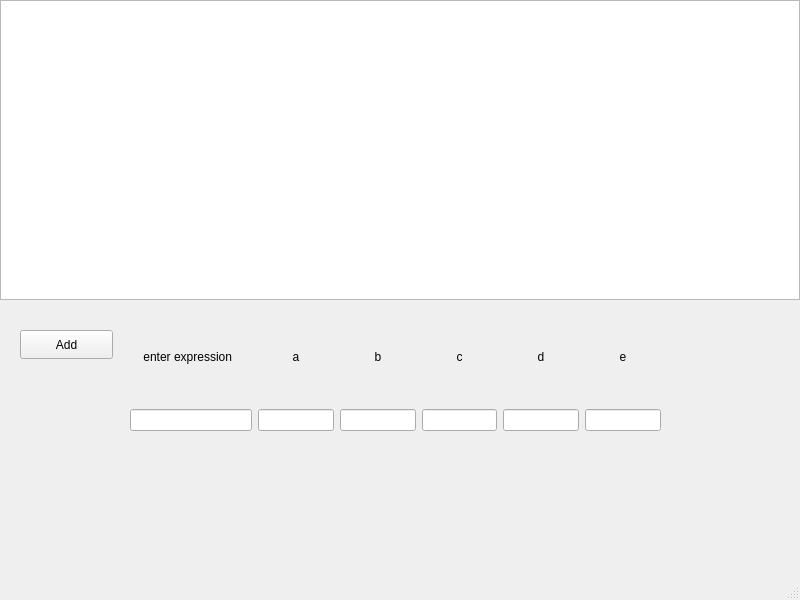
<?xml version="1.0" encoding="UTF-8"?>
<ui version="4.0">
 <class>MainWindow</class>
 <widget class="QMainWindow" name="MainWindow">
  <property name="geometry">
   <rect>
    <x>0</x>
    <y>0</y>
    <width>800</width>
    <height>600</height>
   </rect>
  </property>
  <property name="windowTitle">
   <string>MainWindow</string>
  </property>
  <widget class="QWidget" name="centralwidget">
   <widget class="QTableWidget" name="tableWidget">
    <property name="geometry">
     <rect>
      <x>0</x>
      <y>0</y>
      <width>800</width>
      <height>300</height>
     </rect>
    </property>
   </widget>
   <widget class="QPushButton" name="addButton">
    <property name="geometry">
     <rect>
      <x>20</x>
      <y>330</y>
      <width>93</width>
      <height>29</height>
     </rect>
    </property>
    <property name="text">
     <string>Add</string>
    </property>
   </widget>
   <widget class="QWidget" name="gridLayoutWidget">
    <property name="geometry">
     <rect>
      <x>130</x>
      <y>310</y>
      <width>531</width>
      <height>121</height>
     </rect>
    </property>
    <layout class="QGridLayout" name="gridLayout">
     <item row="0" column="4">
      <widget class="QLabel" name="label_5">
       <property name="text">
        <string>d</string>
       </property>
       <property name="alignment">
        <set>Qt::AlignCenter</set>
       </property>
      </widget>
     </item>
     <item row="0" column="2">
      <widget class="QLabel" name="label_3">
       <property name="text">
        <string>b</string>
       </property>
       <property name="alignment">
        <set>Qt::AlignCenter</set>
       </property>
      </widget>
     </item>
     <item row="1" column="4">
      <widget class="QLineEdit" name="dEdit"/>
     </item>
     <item row="1" column="1">
      <widget class="QLineEdit" name="aEdit"/>
     </item>
     <item row="0" column="3">
      <widget class="QLabel" name="label_4">
       <property name="text">
        <string>c</string>
       </property>
       <property name="alignment">
        <set>Qt::AlignCenter</set>
       </property>
      </widget>
     </item>
     <item row="1" column="0">
      <widget class="QLineEdit" name="exprEdit"/>
     </item>
     <item row="1" column="3">
      <widget class="QLineEdit" name="cEdit"/>
     </item>
     <item row="0" column="0">
      <widget class="QLabel" name="label">
       <property name="text">
        <string>    enter expression      </string>
       </property>
       <property name="alignment">
        <set>Qt::AlignCenter</set>
       </property>
      </widget>
     </item>
     <item row="1" column="2">
      <widget class="QLineEdit" name="bEdit"/>
     </item>
     <item row="0" column="1">
      <widget class="QLabel" name="label_2">
       <property name="text">
        <string>a</string>
       </property>
       <property name="alignment">
        <set>Qt::AlignCenter</set>
       </property>
      </widget>
     </item>
     <item row="1" column="5">
      <widget class="QLineEdit" name="eEdit"/>
     </item>
     <item row="0" column="5">
      <widget class="QLabel" name="label_6">
       <property name="text">
        <string>e</string>
       </property>
       <property name="alignment">
        <set>Qt::AlignCenter</set>
       </property>
      </widget>
     </item>
    </layout>
   </widget>
  </widget>
  <widget class="QMenuBar" name="menubar">
   <property name="geometry">
    <rect>
     <x>0</x>
     <y>0</y>
     <width>800</width>
     <height>26</height>
    </rect>
   </property>
  </widget>
  <widget class="QStatusBar" name="statusbar"/>
 </widget>
 <resources/>
 <connections/>
</ui>
